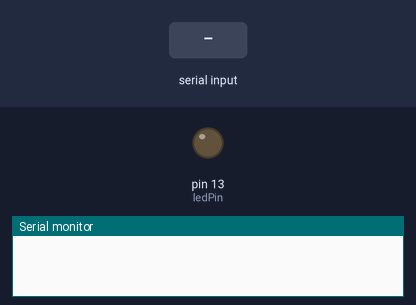
A sketch run on a simulated Arduino Uno, built with avr-gcc and run on an emulated ATmega328P. Parts: output pins drawn as LEDs (lit = HIGH), the last lines printed to the serial monitor. Inputs (shaded band) come from the test bench.

Above: at 1.2 s.
1.3 s: "u" received over Serial
At 1.9 s:
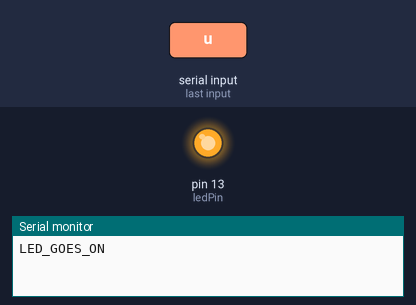
2.8 s: "d" received over Serial
At 3.1 s:
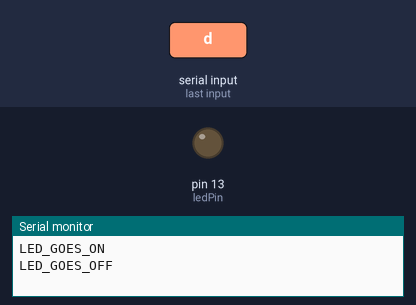
Timing chart, 0 to 5.8 s (numbered marks = the images above; inputs shaded):
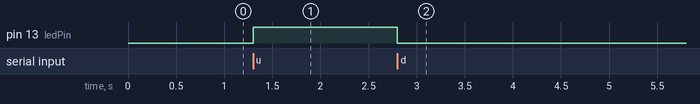

The sketch:

actuator_mcu.ino
```cpp
const int ledPin = 13;

enum LedState {
  LED_OFF,
  LED_ON
};

LedState currentState = LED_OFF;

void setup() {
  pinMode(ledPin, OUTPUT);
  digitalWrite(ledPin, LOW);
  Serial.begin(9600);
}

void loop() {
  if (!Serial.available()) return;

  char cmd = Serial.read();

  if (cmd == 'u' && currentState != LED_ON) {
    currentState = LED_ON;
    digitalWrite(ledPin, HIGH);
    Serial.println("LED_GOES_ON");
  }

  else if (cmd == 'd' && currentState != LED_OFF) {
    currentState = LED_OFF;
    digitalWrite(ledPin, LOW);
    Serial.println("LED_GOES_OFF");
  }
}
```

Measured:
- after the input at 1.3 s, pin 13 (ledPin): LOW → HIGH at once
- after the input at 2.8 s, pin 13 (ledPin): HIGH → LOW at once
